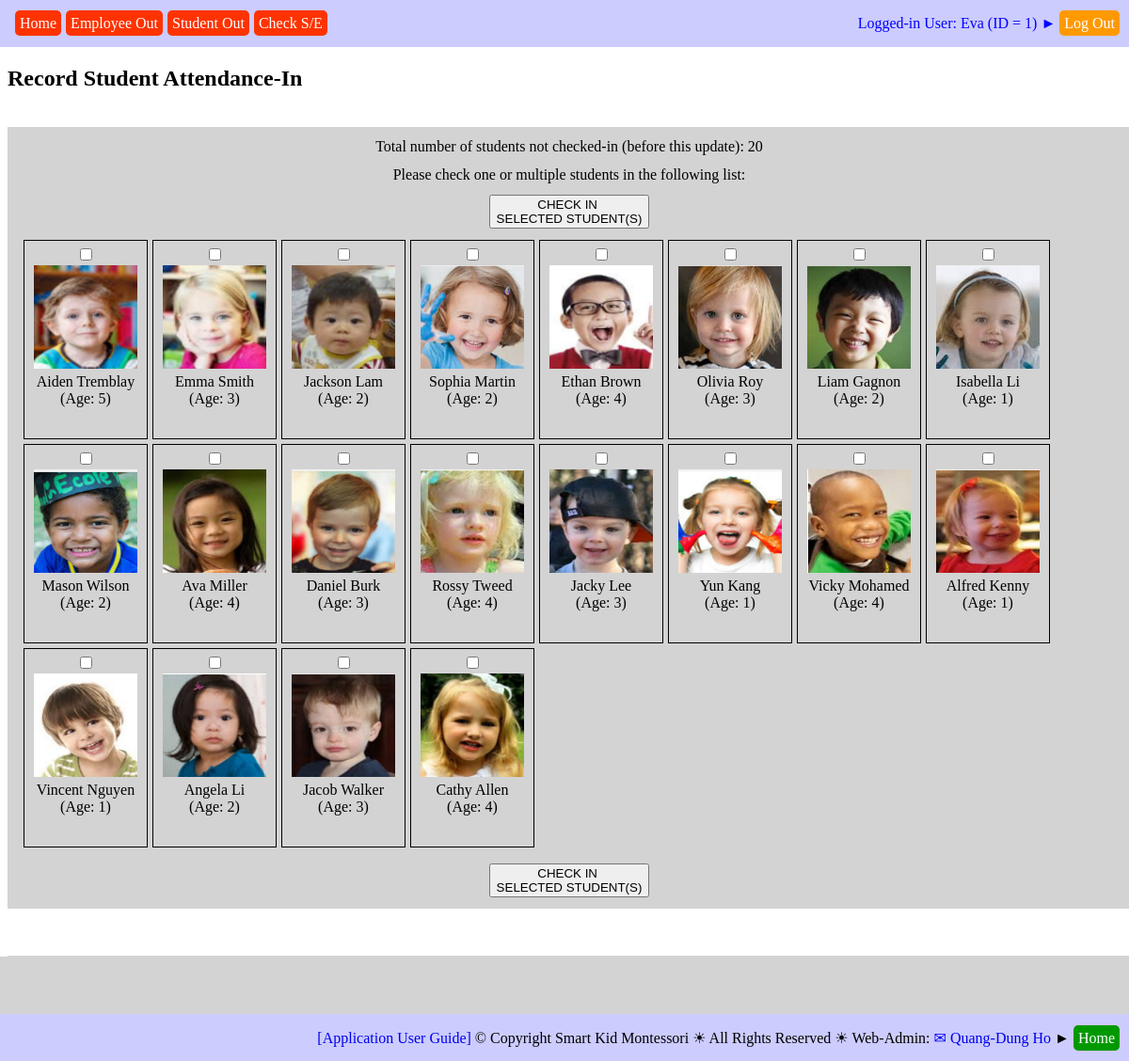
/record_student_attendance_in.php (signed in), run on the app's committed database.
### tables this page shows
CREATE TABLE `web_pages` (
  `PAGE_ID` int(11) NOT NULL,
  `TAG_CLASS` varchar(50) NOT NULL,
  `TYPE` varchar(20) NOT NULL,
  `HREF` varchar(500) NOT NULL,
  `ICON_URL` varchar(500) NOT NULL,
  `TITLE` varchar(200) NOT NULL,
  `TITLE_SHORT` varchar(200) NOT NULL,
  `STATUS` varchar(20) NOT NULL
);

CREATE TABLE `students` (
  `STU_ID` int(11) NOT NULL,
  `STU_FIRST_NAME` varchar(50) NOT NULL,
  `STU_LAST_NAME` varchar(25) NOT NULL,
  `STU_BIRTHDATE` date NOT NULL,
  `STU_SEX` varchar(1) NOT NULL,
  `STU_PHOTO` varchar(50) NOT NULL,
  `STU_START_DATE` date NOT NULL,
  `STU_GRAD_DATE` date NOT NULL,
  `STU_DAILY_FEE` float NOT NULL,
  `STU_CREDENTIAL` varchar(10) NOT NULL,
  `STU_NOTES` text NOT NULL
);

### sql_queries.php (called while the page is built, shortened)
<?php
	function connectDB()
	{
		$db_hostname = "localhost";
		$db_name     = "montessori";
		$db_username = "root";
		$db_password = "";
		$db = mysqli_connect($db_hostname, $db_username, $db_password, $db_name);
		return ($db);
	}
	function getResult($query)
	{
		$db = connectDB();
		$result = mysqli_query($db, $query);
		return ($result);
	}
?>

### db_operations.php (the view, shortened to what this page needs)
<?php
require_once("sql_queries.php");
function insert_DB_QUERY_LOGS($user_name, $queryStrToDisplay)
{
	$queryStr = "INSERT INTO ";
		$queryStr = $queryStr . "DB_QUERY_LOGS(";
		$queryStr = $queryStr . "QUERY_STR";
		$queryStr = $queryStr . ", " . "USER_NAME";
		$queryStr = $queryStr . ", " . "DATE_TIME";
		$queryStr = $queryStr . ", " . "IP_ADDR";
		$queryStr = $queryStr . ")";
	$queryStr = $queryStr . " VALUES(";
		$queryStr = $queryStr . "'" . $queryStrToDisplay .  "'";
		$queryStr = $queryStr . ", " . "'" . $user_name . "'";
		$queryStr = $queryStr . ", " . "NOW()";
		$queryStr = $queryStr . ", " . "'" . get_client_ip() .  "'";
		$queryStr = $queryStr . ")";
	$queryStr = $queryStr . ";";
	$result = getResult($queryStr);
	return ($result);
}
function getStudents_NotAttendanceCheckedToday($event_type, $debug_on)
{
	$queryStr = 'SELECT  ';
		$queryStr = $queryStr . 'STUDENTS.STU_ID';
		$queryStr = $queryStr . ', ' . 'CONCAT(STUDENTS.STU_FIRST_NAME, " ", STUDENTS.STU_LAST_NAME) AS STU_NAME';
		$queryStr = $queryStr . ', ' . 'STUDENTS.STU_BIRTHDATE';
		$queryStr = $queryStr . ', ' . 'FLOOR(DATEDIFF(NOW(), STUDENTS.STU_BIRTHDATE)/365.25) AS STU_AGE';
		$queryStr = $queryStr . ', ' . 'STUDENTS.STU_PHOTO';
	$queryStr = $queryStr . ' FROM ';
		$queryStr = $queryStr . 'STUDENTS';
	$queryStr = $queryStr . ' WHERE  STUDENTS.STU_ID NOT IN ';
		$queryStr = $queryStr . '(SELECT STUDENT_ATTENDANCES.STU_ID FROM STUDENT_ATTENDANCES WHERE
										STUDENT_ATTENDANCES.DATE_TIME >= CURDATE() AND
										STUDENT_ATTENDANCES.DATE_TIME < (CURDATE() + INTERVAL 1 DAY) AND
										STUDENT_ATTENDANCES.EVENT_TYPE = "' . $event_type . '")';
	$queryStr = $queryStr . ';';
	$result = getResult($queryStr);
	return ($result);
}
function createStudentList_AttendanceCheck($result)
{
	$resultRows = mysqli_num_rows($result);
	for ($row = 0; $row < $resultRows; $row++)
	{
		$currentRow = mysqli_fetch_row($result);
		echo '<div class="imagelinkbox">';
		echo '<input type="checkbox" name="checked_student_ids[]"' .
				' id="' . $currentRow[0] . '_id"' .
				' value="' . $currentRow[0] . '"' .  '>';
		echo '<br/>';
		echo '<label for="' . $currentRow[0] . '_id">' .
		     	'<img src="' . $currentRow[4] . '" alt="student photo" height="110" width="110">' .
				'<br/>' . $currentRow[1] . '<br/>' . ' (Age: ' . $currentRow[3] . ')' . '</label>';
		echo '</div>';
	}
}
function employeeIsAuthorizedThisPage($emp_id, $page_url, $debug_on)
{
	$queryStr = 'SELECT ';
		$queryStr = $queryStr . 'HREF';
	$queryStr = $queryStr . ' FROM ';
		$queryStr = $queryStr . 'WEB_PAGES';
	$queryStr = $queryStr . ' WHERE ';
		$queryStr = $queryStr . '(PAGE_ID IN
									(SELECT PAGE_ID FROM EMPLOYEE_WEBPAGE
										WHERE EMP_ID = ' . $emp_id . ')) AND ';
		$queryStr = $queryStr . '(WEB_PAGES.STATUS = "active")';
		$queryStr = $queryStr . ';';
	$result = getResult($queryStr);
	$resultRows = mysqli_num_rows($result);
	for ($row = 0; $row < $resultRows; $row++)
	{
		$currentRow = mysqli_fetch_row($result);
		if (strpos($page_url, $currentRow[0]) !== false)
		{
			return (true);
		}
	}
	return (false);
}
function getTabsOfPage($this_page_url, $debug_on)
{
	$queryStr = 'SELECT ';
		$queryStr = $queryStr .'HREF';
		$queryStr = $queryStr . ', ' . 'TITLE_SHORT';
	$queryStr = $queryStr . ' FROM ';
		$queryStr = $queryStr . 'WEB_PAGES';
	$queryStr = $queryStr . ' WHERE ';
		$queryStr = $queryStr . 'PAGE_ID IN';
		$queryStr = $queryStr . '(';
			$queryStr = $queryStr . 'SELECT ';
				$queryStr = $queryStr . 'TAB_PAGE_ID';
			$queryStr = $queryStr . ' FROM ';
				$queryStr = $queryStr . 'PAGE_TABS';
			$queryStr = $queryStr . ' WHERE ';
				$queryStr = $queryStr . 'PAGE_ID IN';
				$queryStr = $queryStr . '(';
					$queryStr = $queryStr . 'SELECT ';
						$queryStr = $queryStr . 'PAGE_ID';
					$queryStr = $queryStr . ' FROM ';
						$queryStr = $queryStr . 'WEB_PAGES';
					$queryStr = $queryStr . ' WHERE ';
						$queryStr = $queryStr . '(INSTR("' . $this_page_url .'", HREF) > 0)';
					$queryStr = $queryStr . ')';
				$queryStr = $queryStr . ')';
	$queryStr = $queryStr . ';';
	$result = getResult($queryStr);
	return ($result);
}
function get_client_ip() {
    $ipaddress = '';
    if (isset($_SERVER['HTTP_CLIENT_IP']) && ($_SERVER['HTTP_CLIENT_IP']))
        $ipaddress = $_SERVER['HTTP_CLIENT_IP'];
    else if (isset($_SERVER['HTTP_X_FORWARDED_FOR']) && ($_SERVER['HTTP_X_FORWARDED_FOR']))
        $ipaddress = $_SERVER['HTTP_X_FORWARDED_FOR'];
    else if (isset($_SERVER['HTTP_X_FORWARDED']) && ($_SERVER['HTTP_X_FORWARDED']))
        $ipaddress = $_SERVER['HTTP_X_FORWARDED'];
    else if (isset($_SERVER['HTTP_FORWARDED_FOR']) && ($_SERVER['HTTP_FORWARDED_FOR']))
        $ipaddress = $_SERVER['HTTP_FORWARDED_FOR'];
    else if (isset($_SERVER['HTTP_FORWARDED']) && ($_SERVER['HTTP_FORWARDED']))
        $ipaddress = $_SERVER['HTTP_FORWARDED'];
    else if (isset($_SERVER['REMOTE_ADDR']) && ($_SERVER['REMOTE_ADDR']))
        $ipaddress = $_SERVER['REMOTE_ADDR'];
    else
        $ipaddress = 'unknown';
    return $ipaddress;
}
?>

### record_student_attendance_in.php (shortened to what this page needs)
<!DOCTYPE html>
<html>
<head>
	<link rel="stylesheet" type="text/css" href="imglinkboxes.css">
	<link rel="stylesheet" type="text/css" href="common.css">
</head>
<body>
<?php
	include 'header_log_in_out.php';
?>
<div id="main">
<?php
if (isset($_POST['checked_student_ids']) && is_array($_POST['checked_student_ids']))
{
	require_once("db_operations.php");
	$checked_student_ids = $_POST['checked_student_ids'];
	$i = 0;
   	foreach ($checked_student_ids as $checked_ids)
   	{
      	$i++;
      	if (isset($_SESSION['LoggedIn_EMP_ID']))
      	{
      		$stu_id = $checked_ids;
      		$event_type = "In";
      		$emp_id = $_SESSION['LoggedIn_EMP_ID'];
      		$notes = "";
      		insert_STUDENT_ATTENDANCES($stu_id, $event_type, $emp_id, $notes, true);
      	}
    }
	echo '<script type="text/javascript">';
	echo 'window.confirm("Attendance-in recorded: ' . count($checked_student_ids) . ' students.");';
	echo '</script>';
	echo '<script type="text/javascript">';
    echo 'window.location.replace("record_student_attendance_in.php");';
    echo '</script>';
}
else if (isset($_SESSION['LoggedIn_EMP_ID']))
{
	require_once("db_operations.php");
	$event_type = "In";
	$studentsNotCheckedIn = getStudents_NotAttendanceCheckedToday($event_type, true);
	$studentsNotCheckedInNum = mysqli_num_rows($studentsNotCheckedIn);
	echo '<h2>Record Student Attendance-In</h2>';
	echo '<br/>';
	echo '<div class="outer">';
	$this_page = $_SERVER["PHP_SELF"];
	echo '<form id="Students_AttendanceCheckIn_Form"' .
			' action="' . $this_page . '"' . ' method="post">';
	echo '<table class="imagelinkbox">';
	echo '<tr>';
	echo '<td>';
	echo 'Total number of students not checked-in (before this update): ' . $studentsNotCheckedInNum;
	echo '</td>';
	echo '</tr>';
	echo '<tr>';
	echo '<td>';
	echo 'Please check one or multiple students in the following list:';
	echo '</td>';
	echo '</tr>';
	echo '<tr>';
	echo '<td>';
	echo '<input type="submit" value="CHECK IN &#x00A;SELECTED STUDENT(S)">';
	echo '</td>';
	echo '</tr>';
	echo '<tr>';
	echo '<td>';
	createStudentList_AttendanceCheck($studentsNotCheckedIn);
	echo '</td>';
	echo '</tr>';
	echo '<tr>';
	echo '<td>';
	echo '<input type="submit" value="CHECK IN &#x00A;SELECTED STUDENT(S)">';
	echo '</td>';
	echo '</tr>';
	echo '</table>';
	echo '</form>';
	echo '</div>';
	echo '<div class="outer">';
	echo '<table class="imagelinkbox">';
	echo '<tr>';
	echo '<td>';
	echo '</td>';
	echo '</tr>';
}
else
{
	echo 'Something is wrong with $_SESSION["LoggedIn_EMP_ID"])';
}
?>
</div>
<?php
	include 'footer.php';
?>
</body>
</html>

### header_log_in_out.php (shortened to what this page needs)
<header style="
    		position: fixed;
    		top: 0;
    		left: 0;
    		right: 0;
    		background-color: rgb(204, 204, 255);"
>
<div style="
	display: table;
	height: 30px;
    width: 100%;
    margin: 0px;
    background-color: rgb(204, 204, 255);
    border-radius: 10px;
    text-align: right;">
	<div style="
		display: table-cell;
		height: 30px;
    	width: 100%;
    	padding: 10px;
    	vertical-align: middle;">
	<?php
	if (isset($_SESSION['LoggedIn_EMP_ID']) &&
    	isset($_SESSION['LoggedIn_EMP_NAME']))
	{
		$emp_id = $_SESSION['LoggedIn_EMP_ID'];
		$emp_name = $_SESSION['LoggedIn_EMP_NAME'];
		$this_page_url = $_SERVER["PHP_SELF"];
		require_once("db_operations.php");
		if (employeeIsAuthorizedThisPage($emp_id, $this_page_url, true) === true)
		{
			echo '<font color="blue">';
			echo 'Logged-in User: ' . $emp_name .
					' (ID = ' . $emp_id . ')' . ' &#9658; ';
			echo ' <a href="logout.php" style="background-color: rgb(255, 153, 0); color: white; text-decoration: none; padding: 5px; border-radius: 5px">Log Out</a>';
			echo '</font>';
			include 'tab_header.php';
		}
	}
	?>
	</div>
</div>
</header>

### tab_header.php
<div style="
    		position: fixed;
    		height: 20px;
 		   	width: 50%;
    		top: 7px;
    		left: 6px;
    		right: 0;
    		background-color: transparent;"
>
<div style="
	display: table;
	height: 26px;
    width: 100%;
    margin: 0px;
    background-color: transparent;
    border-radius: 10px;
    text-align: left">
	<div style="
		display: table-cell;
		height: 26px;
    	width: 100%;
    	padding: 5px;
    	vertical-align: middle;">
	<?php
	require_once("db_operations.php");
	$tabs = getTabsOfPage($_SERVER["PHP_SELF"], true);
	$tabNum = mysqli_num_rows($tabs);
	for ($row = 0; $row < $tabNum; $row++)
	{
		$currentTab = mysqli_fetch_row($tabs);
		echo '<a href="' . $currentTab[0] . '" style="background-color: rgb(255, 51, 0); color: white; text-decoration: none; padding: 5px; margin-left: 5px; border-radius: 5px">' . $currentTab[1] . '</a>';
	}
	?>
	</div>
</div>
</div>

### footer.php
<footer style="
    		position: fixed;
    		bottom: 0;
    		left: 0;
    		right: 0;
    		background-color: rgb(204, 204, 255);"
>
<div style="
		display: table;
		height: 30px;
	    width: 100%;
    	margin: 0px;
    	background-color: rgb(204, 204, 255);
    	border-radius: 10px;
    	text-align: right;">
	<div style="
		display: table-cell;
		height: 30px;
    	width: 100%;
    	padding: 10px;
    	vertical-align: middle;">
    	<a href="help_main.php" target="_new">[Application User Guide] </a>
		&copy; Copyright Smart Kid Montessori &#9728; All Rights Reserved &#9728; Web-Admin: <a href="mailto:hoquangdung@yahoo.com"> &#9993; Quang-Dung Ho</a>
		<?php
		if ((strpos($_SERVER["PHP_SELF"], "/montessori/index.php") === false) &&
			(strpos($_SERVER["PHP_SELF"], "/montessori/login.php") === false))
		{
			echo '  &#9658; <a href="index.php" style="';
			echo 'background-color: rgb(0, 153, 0);';
			echo 'color: white;';
			echo 'text-decoration: none;';
			echo 'padding: 5px;';
			echo 'border-radius: 5px"';
			echo '>Home</a>';
		}
		?>
	</div>
</div>
</footer>

### imglinkboxes.css (style rules this page uses)
div.imagelinkbox { float: left; width: 120px; height: 200px; margin: 0 0 5px 5px; padding: 5px; border: 1px solid black; text-align: center; }
div.outer { display: box; float: none; width: 100%; margin-bottom: 50px; padding: 5px; background-color: lightgray; border: none; text-align: center; }
table.imagelinkbox tr, td { padding: 5px; }
img { border: 1px solid transparent; }

### common.css (style rules this page uses)
div#main { margin-top: 70px; margin-bottom: 70px; }
a { text-decoration: none; }

### data on the page
web_pages: TITLE_SHORT "Home"
web_pages: TITLE_SHORT "Employee Out"
web_pages: TITLE_SHORT "Student Out"
web_pages: TITLE_SHORT "Check S/E"
students: STU_PHOTO (picture), currentRow "Aiden Tremblay", currentRow "5"
students: STU_PHOTO (picture), currentRow "Emma Smith", currentRow "3"
students: STU_PHOTO (picture), currentRow "Jackson Lam", currentRow "2"
students: STU_PHOTO (picture), currentRow "Sophia Martin", currentRow "2"
students: STU_PHOTO (picture), currentRow "Ethan Brown", currentRow "4"
students: STU_PHOTO (picture), currentRow "Olivia Roy", currentRow "3"
students: STU_PHOTO (picture), currentRow "Liam Gagnon", currentRow "2"
students: STU_PHOTO (picture), currentRow "Isabella Li", currentRow "1"
students: STU_PHOTO (picture), currentRow "Mason Wilson", currentRow "2"
students: STU_PHOTO (picture), currentRow "Ava Miller", currentRow "4"
students: STU_PHOTO (picture), currentRow "Daniel Burk", currentRow "3"
students: STU_PHOTO (picture), currentRow "Rossy Tweed", currentRow "4"
students: STU_PHOTO (picture), currentRow "Jacky Lee", currentRow "3"
students: STU_PHOTO (picture), currentRow "Yun Kang", currentRow "1"
students: STU_PHOTO (picture), currentRow "Vicky Mohamed", currentRow "4"
students: STU_PHOTO (picture), currentRow "Alfred Kenny", currentRow "1"
students: STU_PHOTO (picture), currentRow "Vincent Nguyen", currentRow "1"
students: STU_PHOTO (picture), currentRow "Angela Li", currentRow "2"
students: STU_PHOTO (picture), currentRow "Jacob Walker", currentRow "3"
students: STU_PHOTO (picture), currentRow "Cathy Allen", currentRow "4"

### other printed values
$emp_name "Eva"
$emp_id "1"
$studentsNotCheckedInNum "20"
